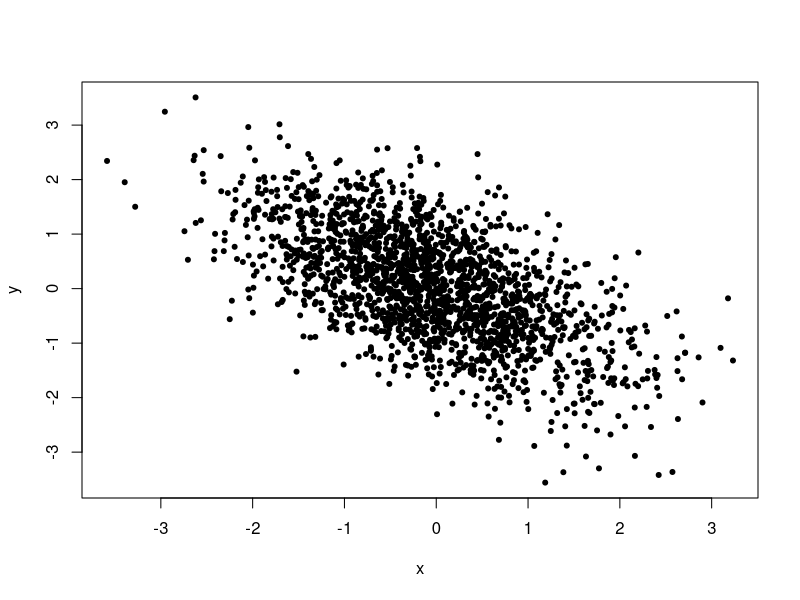

Source code (R):
# bivariatenormal.R
# Exmaple 5.6
# Gibbs sampler for Bivariate normal distribution

rho <- - 0.60
trials <- 2000
sdev <- sqrt(1 - rho^2)
simlist <- matrix(rep(0,2*trials),ncol=2)
for (i in 2:trials) {
	simlist[i,1] <- rnorm(1,rho*simlist[i-1,2], sdev)
	simlist[i,2] <- rnorm(1, rho*simlist[i,1], sdev)
}
plot(simlist,pch=20,xlab="x",ylab="y",main="")
